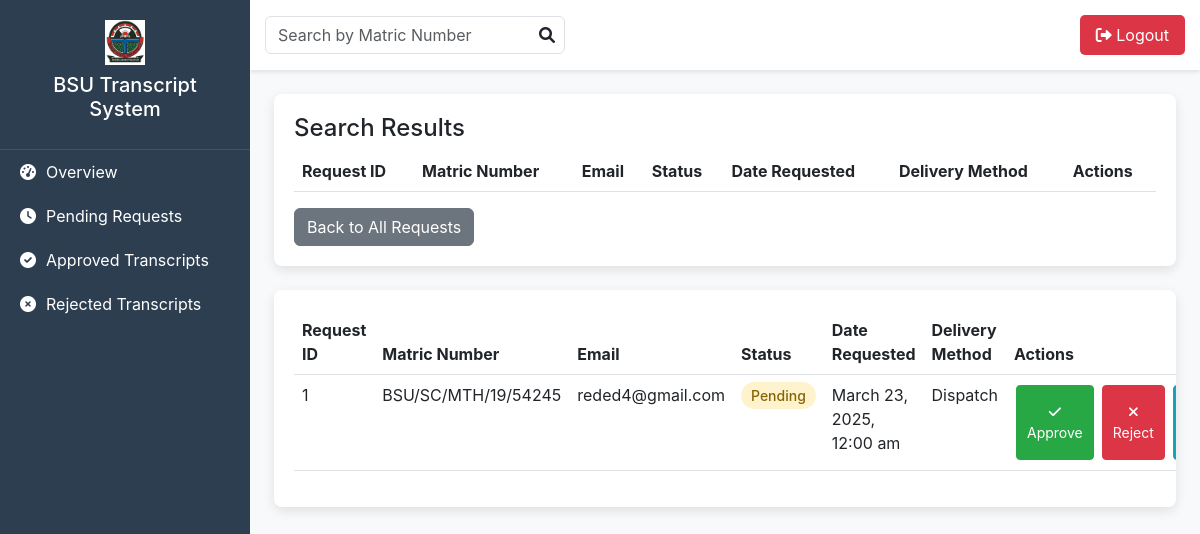
/admin-dashboard.php, run on the app's committed database.
### tables this page shows
CREATE TABLE `transcript_requests` (
  `request_ID` int(11) NOT NULL,
  `matric_number` varchar(20) NOT NULL,
  `email` varchar(255) NOT NULL,
  `status` varchar(50) DEFAULT NULL,
  `date_requested` date DEFAULT NULL,
  `date_processed` date DEFAULT NULL,
  `admin_ID` int(11) DEFAULT NULL,
  `delivery_method` varchar(50) DEFAULT NULL,
  `notes` text DEFAULT NULL,
  `transcript_path` varchar(255) NOT NULL
);

### admin-dashboard.php (the view, shortened to what this page needs)
<?php
$servername = "localhost";
$username = "root";
$password = "";
$dbname = "transcript_management";
$conn = new mysqli($servername, $username, $password, $dbname);
$sql = "SELECT * FROM transcript_requests";
$sql .= " ORDER BY date_requested DESC";
$result = $conn->query($sql);
$requests = [];
if ($result->num_rows > 0) {
    while ($row = $result->fetch_assoc()) {
        $requests[] = $row;
    }
}
?>
<!DOCTYPE html>
<html lang="en">
<head>
    <link href="https://cdn.jsdelivr.net/npm/bootstrap@5.3.0-alpha1/dist/css/bootstrap.min.css" rel="stylesheet">
    <link href="https://cdnjs.cloudflare.com/ajax/libs/font-awesome/6.0.0-beta3/css/all.min.css" rel="stylesheet">
</head>
<body>
    <div class="sidebar">
        <div class="logo">
            <a href="index.php"><img src="assets/images/bsuLogo.jpg" alt="Admin Logo"></a>
            <h5 class="mt-2">BSU Transcript System</h5>
        </div>
        <ul class="nav flex-column">
            <li class="nav-item">
                <a class="nav-link" href="?status=">
                    <i class="fas fa-tachometer-alt"></i>
                    <span>Overview</span>
                </a>
            </li>
            <li class="nav-item">
                <a class="nav-link" href="?status=Pending">
                    <i class="fas fa-clock"></i>
                    <span>Pending Requests</span>
                </a>
            </li>
            <li class="nav-item">
                <a class="nav-link" href="?status=Approved">
                    <i class="fas fa-check-circle"></i>
                    <span>Approved Transcripts</span>
                </a>
            </li>
            <li class="nav-item">
                <a class="nav-link" href="?status=Rejected">
                    <i class="fas fa-times-circle"></i>
                    <span>Rejected Transcripts</span>
                </a>
            </li>
        </ul>
    </div>
    <div class="main-content">
        <div class="header">
            <div class="search">
                <input type="text" class="form-control" id="searchInput" placeholder="Search by Matric Number">
                <i class="fas fa-search" id="searchButton"></i>
            </div>
            <button class="logout-button" onclick="logout()">
                <i class="fas fa-sign-out-alt"></i> Logout
            </button>
        </div>
        <div id="searchResults" class="table-responsive m-4">
            <h4>Search Results</h4>
            <table class="table table-hover" id="searchResultsTable">
                <thead>
                    <tr>
                        <th>Request ID</th>
                        <th>Matric Number</th>
                        <th>Email</th>
                        <th>Status</th>
                        <th>Date Requested</th>
                        <th>Delivery Method</th>
                        <th>Actions</th>
                    </tr>
                </thead>
            </table>
            <button id="backToAllButton" class="btn btn-secondary">Back to All Requests</button>
        </div>
        <div class="table-responsive m-4" id="allRequestsTable">
            <table class="table table-hover">
                <thead>
                    <tr>
                        <th>Request ID</th>
                        <th>Matric Number</th>
                        <th>Email</th>
                        <th>Status</th>
                        <th>Date Requested</th>
                        <th>Delivery Method</th>
                        <th>Actions</th>
                    </tr>
                </thead>
                <tbody>
                    <?php foreach ($requests as $request): ?>
                    <tr>
                        <td><?php echo $request['request_ID']; ?></td>
                        <td><?php echo $request['matric_number']; ?></td>
                        <td><?php echo $request['email']; ?></td>
                        <td>
                            <span class="status-badge <?php echo strtolower($request['status']); ?>">
                                <?php echo $request['status']; ?>
                            </span>
                        </td>
                        <td><?php echo date('F j, Y, g:i a', strtotime($request['date_requested'])); ?></td>
                        <td><?php echo $request['delivery_method']; ?></td>
                        <td class="action-buttons">
                            <form method="POST" class="d-flex gap-1">
                                <button type="submit" name="action" value="approve" class="btn btn-success btn-sm"
                                    <?php if ($request['status'] == 'Approved'): ?> disabled data-bs-toggle="tooltip"
                                    data-bs-placement="top" title="Request is already approved" <?php endif; ?>>
                                    <i class="fas fa-check"></i> Approve
                                </button>
                                <button type="submit" name="action" value="reject" class="btn btn-danger btn-sm"
                                    <?php if ($request['status'] == 'Rejected'): ?> disabled data-bs-toggle="tooltip"
                                    data-bs-placement="top" title="Request is already rejected" <?php endif; ?>>
                                    <i class="fas fa-times"></i> Reject
                                </button>
                                <a href="view_result.php?matric_number=<?php echo $request['matric_number']; ?>&email=<?php echo urlencode($request['email']); ?>"
                                    class="btn btn-info btn-sm">
                                </a>
                            </form>
                        </td>
                    </tr>
                    <?php endforeach; ?>
                </tbody>
            </table>
        </div>
    </div>
</body>
</html>

### admin-dashboard.php (style rules this page uses)
body { background-color: #f8f9fa; font-family: 'Inter', sans-serif; }
.sidebar { width: 250px; height: 100vh; background: #2c3e50; color: white; position: fixed; top: 0; left: 0; overflow-y: auto; transition: all 0.3s ease; }
.sidebar .logo { padding: 20px; text-align: center; border-bottom: 1px solid rgba(255, 255, 255, 0.1); }
.sidebar .logo img { width: 40%; max-width: 40px; }
.sidebar .nav-link { color: white; padding: 10px 20px; display: flex; align-items: center; transition: all 0.3s ease; }
.sidebar .nav-link i { margin-right: 10px; }
.main-content { margin-left: 250px; transition: all 0.3s ease; }
.header { background: white; padding: 15px; box-shadow: 0 2px 4px rgba(0, 0, 0, 0.1); display: flex; justify-content: space-between; align-items: center; }
.header .search { width: 300px; position: relative; }
.header .search input { padding-right: 40px; }
.header .search i { position: absolute; right: 10px; top: 50%; transform: translateY(-50%); cursor: pointer; }
.header .logout-button { background-color: #dc3545; color: white; border: none; padding: 8px 16px; cursor: pointer; border-radius: 5px; transition: all 0.3s ease; }
.table-responsive { background: white; border-radius: 8px; box-shadow: 0 4px 12px rgba(0, 0, 0, 0.1); padding: 20px; margin: 20px; }
.status-badge { padding: 5px 10px; border-radius: 20px; font-size: 14px; font-weight: 500; }
.status-badge.pending { background: #fff3cd; color: #856404; }
.action-buttons .btn { margin: 2px; padding: 5px 10px; font-size: 14px; }
.btn-success { background-color: #28a745; border-color: #28a745; }
.btn-danger { background-color: #dc3545; border-color: #dc3545; }
.btn-info { background-color: #17a2b8; border-color: #17a2b8; }
.btn-secondary { background-color: #6c757d; border-color: #6c757d; }

### data on the page
transcript_requests: request_ID "1", matric_number "BSU/SC/MTH/19/54245", email "reded4@gmail.com", status "Pending", date_requested "March 23, 2025, 12:00 am", delivery_method "Dispatch"
